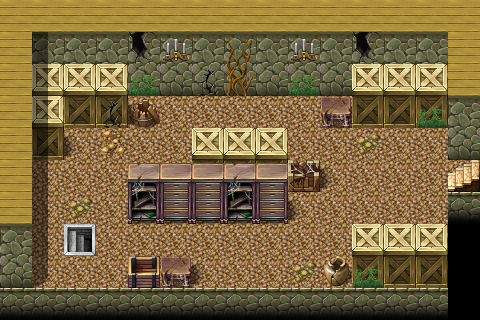

The image is a tile-based game level rendered from a .tmx file. Its description and source (layers, tilesets, objects; grid data summarised) follow:
An orthogonal 15x10 tile map with 32x32 px tiles, 3 tile layers (Ground, Objects, Above), 1 hidden layer not drawn, 13 tilesets and 5 objects (3x spawn, 2x mapchange).

<map version="1.0" orientation="orthogonal" width="15" height="10" tilewidth="32" tileheight="32">
    <tileset firstgid="1" name="map_10" tilewidth="32" tileheight="32">
        <image source="../drawable/map_10.png" width="256" height="256" />
    </tileset>
    <tileset firstgid="65" name="map_22" tilewidth="32" tileheight="32">
        <image source="../drawable/map_22.png" width="256" height="256" />
    </tileset>
    <tileset firstgid="129" name="map_5" tilewidth="32" tileheight="32">
        <image source="../drawable/map_5.png" width="256" height="256" />
    </tileset>
    <tileset firstgid="193" name="map_7" tilewidth="32" tileheight="32">
        <image source="../drawable/map_7.png" width="256" height="256" />
    </tileset>
    <tileset firstgid="257" name="map_0" tilewidth="32" tileheight="32">
        <image source="../drawable/map_0.png" width="256" height="256" />
    </tileset>
    <tileset firstgid="321" name="map_9" tilewidth="32" tileheight="32">
        <image source="../drawable/map_9.png" width="256" height="256" />
    </tileset>
    <tileset firstgid="385" name="map_3" tilewidth="32" tileheight="32">
        <image source="../drawable/map_3.png" width="256" height="256" />
    </tileset>
    <tileset firstgid="449" name="map_2" tilewidth="32" tileheight="32">
        <image source="../drawable/map_2.png" width="256" height="256" />
    </tileset>
    <tileset firstgid="513" name="map_14" tilewidth="32" tileheight="32">
        <image source="../drawable/map_14.png" width="256" height="256" />
    </tileset>
    <tileset firstgid="577" name="map_8" tilewidth="32" tileheight="32">
        <image source="../drawable/map_8.png" width="256" height="256" />
    </tileset>
    <tileset firstgid="641" name="map_27" tilewidth="32" tileheight="32">
        <image source="../drawable/map_27.png" width="256" height="256" />
    </tileset>
    <tileset firstgid="705" name="map_1" tilewidth="32" tileheight="32">
        <image source="../drawable/map_1.png" width="256" height="256" />
    </tileset>
    <tileset firstgid="769" name="map_28" tilewidth="32" tileheight="32">
        <image source="../drawable/map_28.png" width="256" height="256" />
    </tileset>
    <layer name="Ground" width="15" height="10">
        <data>[150 cells, 150 non-empty, 8 distinct tile ids]</data>
    </layer>
    <layer name="Objects" width="15" height="10">
        <data>[150 cells, 38 non-empty, 20 distinct tile ids]</data>
    </layer>
    <layer name="Above" width="15" height="10">
        <data>[150 cells, 9 non-empty, 3 distinct tile ids]</data>
    </layer>
    <layer name="Walkable" width="15" height="10" visible="0">
        <data>[150 cells, 103 non-empty, 1 distinct tile ids]</data>
    </layer>
    <objectgroup name="Mapevents">
        <object name="up" type="mapchange" x="448" y="160" width="32" height="32">
            <properties>
                <property name="map" value="hauntedhouse1" />
                <property name="place" value="down" />
            </properties>
        </object>
        <object name="down" type="mapchange" x="64" y="224" width="32" height="32">
            <properties>
                <property name="map" value="hauntedhouse3" />
                <property name="place" value="up" />
            </properties>
        </object>
    </objectgroup>
    <objectgroup name="Spawn">
        <object name="minorhaunt1" type="spawn" x="288" y="96" width="128" height="192">
            <properties>
                <property name="quantity" value="2" />
                <property name="spawngroup" value="minorhaunt1" />
            </properties>
        </object>
        <object name="crossglen_beetle" type="spawn" x="96" y="96" width="256" height="160">
            <properties>
                <property name="quantity" value="2" />
                <property name="spawngroup" value="crossglen_beetle" />
            </properties>
        </object>
        <object name="minorhaunt2" type="spawn" x="32" y="96" width="192" height="192">
            <properties>
                <property name="quantity" value="2" />
                <property name="spawngroup" value="minorhaunt2" />
            </properties>
        </object>
    </objectgroup>
    <objectgroup name="Keys" />
</map>
